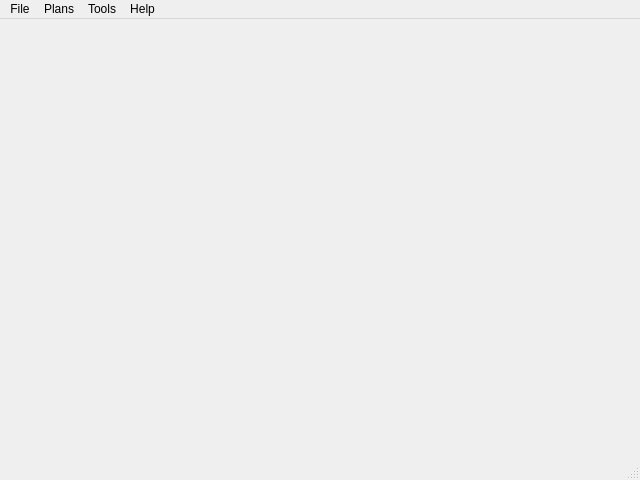
<?xml version="1.0" encoding="UTF-8"?>
<ui version="4.0">
 <class>MainWindow</class>
 <widget class="QMainWindow" name="MainWindow">
  <property name="geometry">
   <rect>
    <x>0</x>
    <y>0</y>
    <width>640</width>
    <height>480</height>
   </rect>
  </property>
  <property name="windowTitle">
   <string>MainWindow</string>
  </property>
  <widget class="QWidget" name="centralwidget"/>
  <widget class="QMenuBar" name="menubar">
   <property name="geometry">
    <rect>
     <x>0</x>
     <y>0</y>
     <width>640</width>
     <height>21</height>
    </rect>
   </property>
   <widget class="QMenu" name="menuFile">
    <property name="title">
     <string>File</string>
    </property>
    <addaction name="actionAdd_Character"/>
    <addaction name="actionManage_Character"/>
    <addaction name="separator"/>
    <addaction name="actionExit"/>
   </widget>
   <widget class="QMenu" name="menuPlans">
    <property name="title">
     <string>Plans</string>
    </property>
    <addaction name="actionAdd_Plans"/>
    <addaction name="actionCreate_Plan_from_Skillqueue"/>
    <addaction name="actionImport_Plan_from_File"/>
    <addaction name="actionManag_Plans"/>
   </widget>
   <widget class="QMenu" name="menuTools">
    <property name="title">
     <string>Tools</string>
    </property>
    <addaction name="actionNotifications"/>
    <addaction name="separator"/>
    <addaction name="actionOptions"/>
   </widget>
   <widget class="QMenu" name="menuHelp">
    <property name="title">
     <string>Help</string>
    </property>
    <addaction name="actionHelp"/>
    <addaction name="separator"/>
    <addaction name="actionAbout"/>
   </widget>
   <addaction name="menuFile"/>
   <addaction name="menuPlans"/>
   <addaction name="menuTools"/>
   <addaction name="menuHelp"/>
  </widget>
  <widget class="QStatusBar" name="statusbar"/>
  <action name="actionAdd_Character">
   <property name="text">
    <string>Add Character</string>
   </property>
  </action>
  <action name="actionManage_Character">
   <property name="text">
    <string>Manage Character</string>
   </property>
  </action>
  <action name="actionExit">
   <property name="text">
    <string>Exit</string>
   </property>
  </action>
  <action name="actionAdd_Plans">
   <property name="text">
    <string>Add Plans</string>
   </property>
  </action>
  <action name="actionCreate_Plan_from_Skillqueue">
   <property name="text">
    <string>Create Plan from Skillqueue</string>
   </property>
  </action>
  <action name="actionImport_Plan_from_File">
   <property name="text">
    <string>Import Plan from File</string>
   </property>
  </action>
  <action name="actionManag_Plans">
   <property name="text">
    <string>Manag Plans</string>
   </property>
  </action>
  <action name="actionNotifications">
   <property name="text">
    <string>Notifications</string>
   </property>
  </action>
  <action name="actionOptions">
   <property name="text">
    <string>Options</string>
   </property>
  </action>
  <action name="actionHelp">
   <property name="text">
    <string>Help</string>
   </property>
  </action>
  <action name="actionAbout">
   <property name="text">
    <string>About</string>
   </property>
  </action>
 </widget>
 <resources/>
 <connections/>
</ui>
